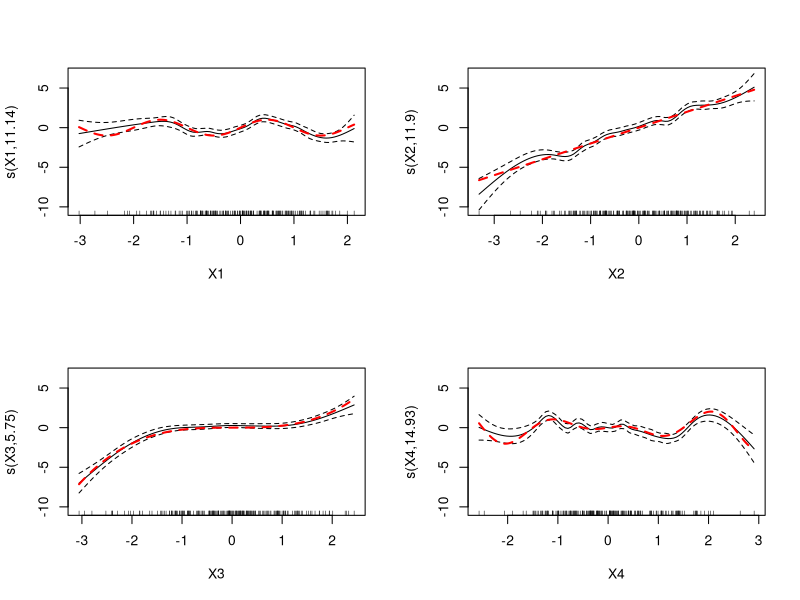
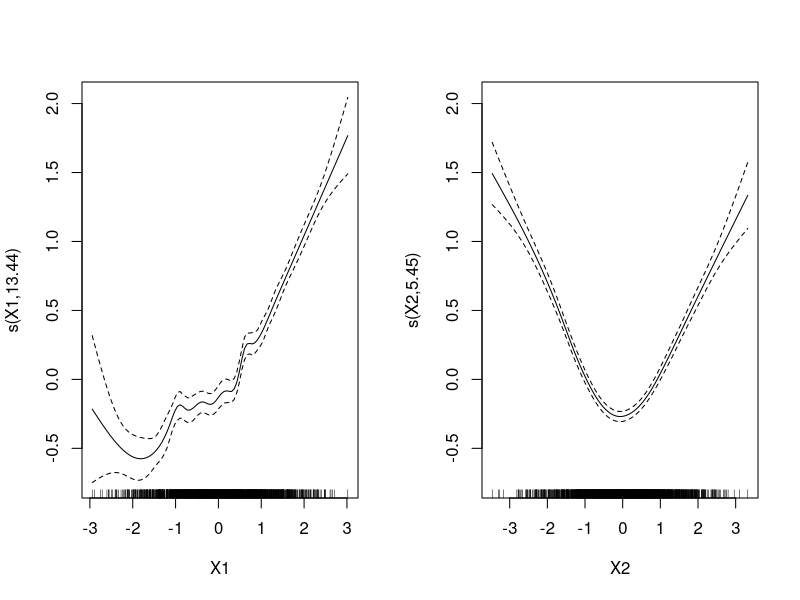

Recreate these plots in R, in order.
library("mgcv")
set.seed(80487)
N <- 200 
P <- 4
X <- matrix(rnorm(N*P), N, P)
## set up the association structures
f1 <- function(x) sin(pi*x)
f2 <- function(x) 2*x
f3 <- function(x) 0.25*x^3
f4 <- function(x) cos(pi*x)*x
## get the linear predictor
eta <- 1 + f1(X[,1]) + f2(X[,2]) + f3(X[,3]) + f4(X[,4]) ## simulate gaussian outcomes
y_g <- eta + rnorm(N, sd=1)
## simulate binary outcomes
pr_y <- 1/(1+exp(-eta))
y_b <- vapply(pr_y, function(x) sample(c(0,1), size=1, prob=c(1-x,x)),
              numeric(1))
## combine data into a dataframe
df_fit <- data.frame(y_g=y_g, y_b=y_b, X)
## set up basis type for all smooth terms
bs <- "cr"
## number of basis functions for all smooth terms 
K <- 20
## fit the models on the Gaussian data
fit_g_GCV <- gam(y_g ~ s(X1, bs=bs, k=K) + s(X2, bs=bs, k=K) + s(X3, bs=bs, k=K) + s(X4,bs=bs, k=K),
                 family=gaussian(), method="GCV.Cp", data=df_fit)
fit_g_REML <- gam(y_g ~ s(X1, bs=bs, k=K) + s(X2, bs=bs, k=K) + s(X3, bs=bs, k=K) + s(X4,bs=bs, k=K),
                  family=gaussian(), method="REML", data=df_fit) ## fit the models on the binary data
fit_b_GCV <- gam(y_b ~ s(X1, bs=bs, k=K) + s(X2, bs=bs, k=K) + s(X3, bs=bs, k=K) + s(X4,bs=bs, k=K),
                 family=binomial(), method="GCV.Cp", data=df_fit)
fit_b_REML <- gam(y_b ~ s(X1, bs=bs, k=K) + s(X2, bs=bs, k=K) + s(X3, bs=bs, k=K) + s(X4,bs=bs, k=K),
                  family=binomial(), method="REML", data=df_fit)
# Plot
par(mfrow=c(2,2)) 
nx_pred <- 1000 
xind_pred <- lapply(1:P, function(x){
    rn_x <- range(X[,x])
    seq(rn_x[1], rn_x[2], len=nx_pred)
  })
fn_ls <- list(f1,f2,f3,f4) 
for(p in 1:P){
  plot(fit_g_GCV, select=p, shade=TRUE)
  lines(xind_pred[[p]], fn_ls[[p]](xind_pred[[p]]),col='red',lwd=2,lty=2)
}
## set up a new data frame with all "X" predictors at a new range of values
xind_pred <- seq(-3,3,len=1000)
df_pred <- data.frame(X1=xind_pred, X2=xind_pred, X3=xind_pred, X4=xind_pred) 
head(df_pred)
# Predict
yhat_g_REML <- predict(fit_g_REML, newdata=df_pred, type="response", se.fit=T)
etahat_g_REML <- predict(fit_g_REML, newdata=df_pred, type="link", se.fit=T)
smhat_g_REML <- predict(fit_g_REML, newdata=df_pred, type="terms", se.fit=T)
Phi_g_REML <- predict(fit_g_REML, newdata=df_pred, type="lpmatrix", se.fit=T)
# Class exercise
N <- 2000
P <- 2
X <- matrix(rnorm(N*P), N, P)
## set up the association structures
f1 <- function(x) exp(x)
f2 <- function(x) x^2
eta <- 1 + f1(X[,1]) + f2(X[,2])
y_p <- rpois(N,lambda = eta)
# DF
df_fit <- data.frame(y_p=y_p, X)
# Fit
fit_p_GCV <- gam(y_p ~ s(X1, bs=bs, k=K) + s(X2, bs=bs, k=K),
                 family=poisson(), method="GCV.Cp", data=df_fit)
# Plot
par(mfrow=c(1,2)) 
plot(fit_p_GCV)
# predict
xind_pred <- seq(-3,3,len=N)
df_pred <- data.frame(X1=xind_pred, X2=xind_pred) 
smhat_p_REML <- predict(fit_p_GCV, newdata=df_pred, type="terms")
## get the design matrix for our initial fit
Phi = predict(fit_p_GCV, newdata=df_pred, type="lpmatrix")
## get the estimated function at our x-values for predicting
yhat = Phi %*% fit_p_GCV$coefficients
